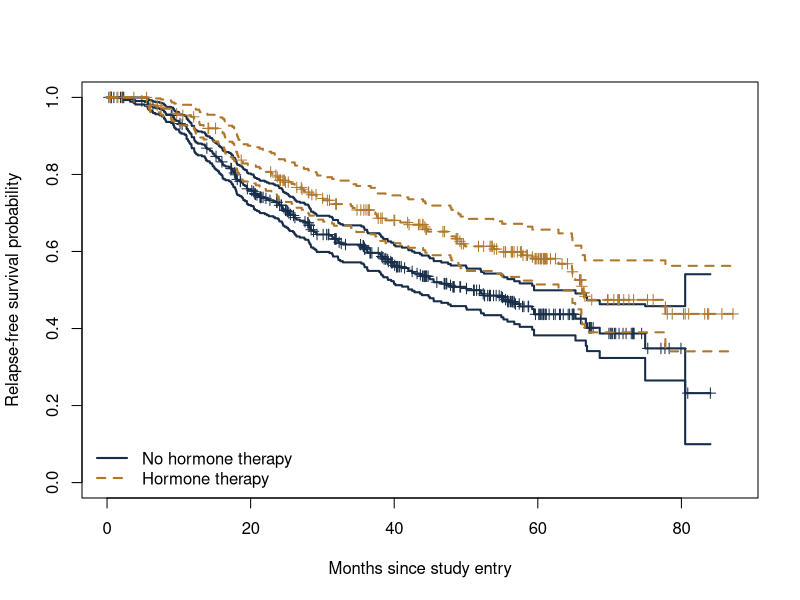
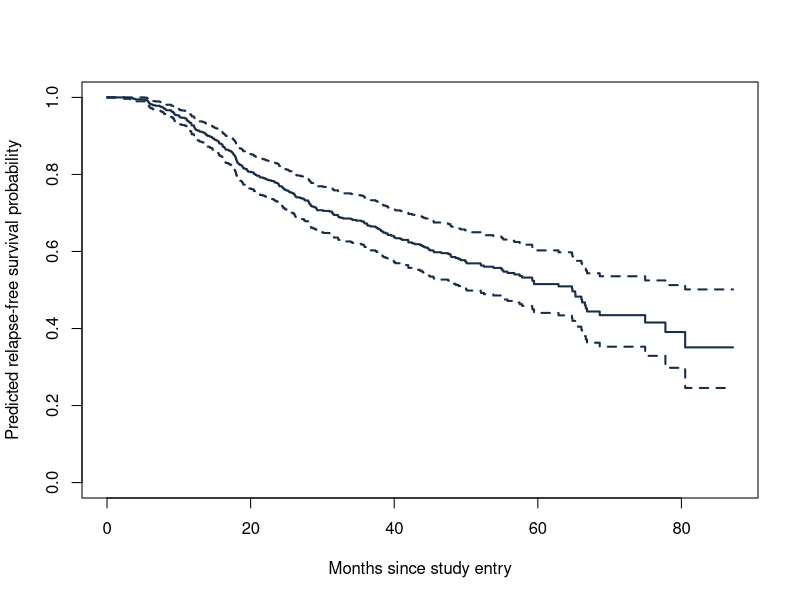
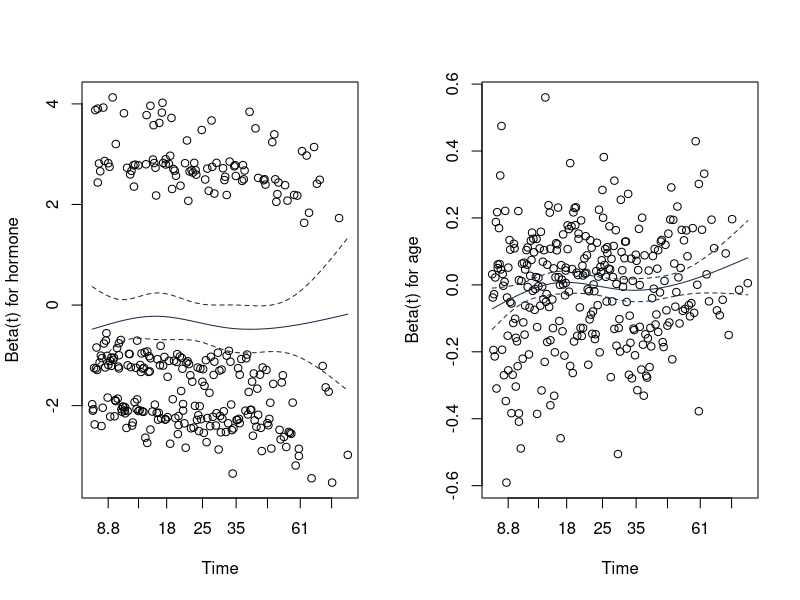
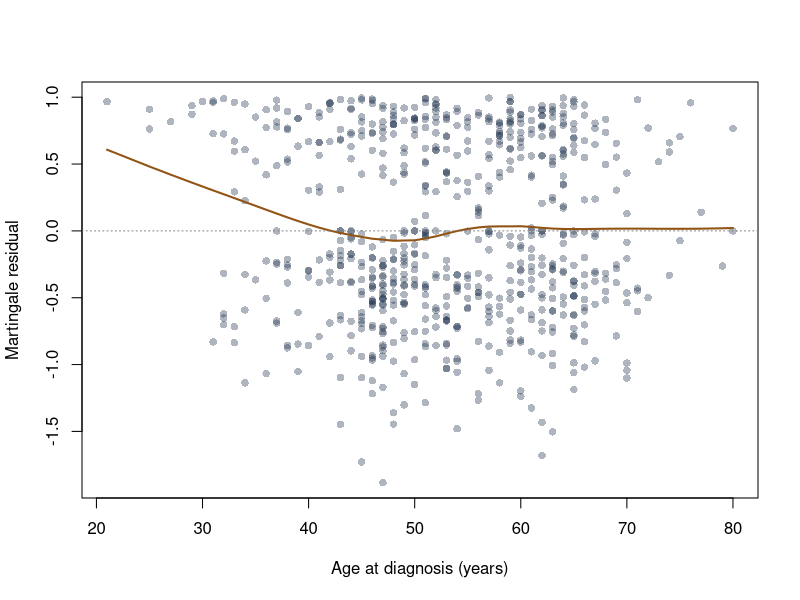

These figures' R source, in order:
## ---- chunk 1
#| label: small-follow-up-data
small <- data.frame(
  id = 1:5,
  time = c(5, 3, 8, 2, 6),
  status = c(1, 0, 1, 0, 1)
)
small
## ---- chunk 2
#| label: small-survival-object
library(survival)
Surv(small$time, small$status)
## ---- chunk 3
#| label: read-gbc
mortality <- read.table("data/gbc_mort.txt", header = TRUE)
gbc <- read.table("data/gbc.txt", header = TRUE)
head(mortality[, c("id", "time", "status", "hormone", "age")])
## ---- chunk 4
#| label: gbc-dimensions
c(
  mortality_rows = nrow(mortality),
  event_history_rows = nrow(gbc),
  patients = length(unique(gbc$id)),
  observed_deaths = sum(mortality$status == 1)
)
## ---- chunk 5
#| label: one-patient-history
gbc[gbc$id == 3, c("id", "time", "status")]
## ---- chunk 6
#| label: construct-rfs
ordered_records <- gbc[order(gbc$id, gbc$time, gbc$status == 0), ]
rfs <- ordered_records[!duplicated(ordered_records$id), ]
rfs$event <- as.integer(rfs$status > 0)
head(rfs[, c("id", "time", "status", "event")])
## ---- chunk 7
#| label: check-rfs
c(patients = nrow(rfs), events = sum(rfs$event))
anyDuplicated(rfs$id)
## ---- chunk 8
#| label: label-rfs
rfs$hormone <- factor(rfs$hormone, levels = c(1, 2),
                      labels = c("No", "Yes"))
rfs$meno <- factor(rfs$meno, levels = c(1, 2),
                   labels = c("Pre", "Post"))
rfs$grade <- factor(rfs$grade, levels = c(1, 2, 3),
                    labels = c("I", "II", "III"))
table(rfs$hormone, rfs$event)
## ---- chunk 9
#| label: mortality-exercise
sum(mortality$status == 1)
## ---- chunk 10
#| label: fit-km
km_fit <- survfit(Surv(time, event) ~ hormone, data = rfs)
km_fit
## ---- chunk 11
#| label: km-landmarks
summary(km_fit, times = c(12, 36, 60))
## ---- chunk 12
#| label: fig-standard-km
#| fig-width: 8
#| fig-height: 5
#| fig-cap: "Kaplan–Meier relapse-free survival estimates. Fine lines give pointwise 95% confidence limits; tick marks indicate censoring."
plot(km_fit,
     xlab = "Months since study entry",
     ylab = "Relapse-free survival probability",
     ylim = c(0, 1),
     col = c("#172d49", "#b0772b"), lty = c(1, 2),
     lwd = 2, conf.int = TRUE, mark.time = TRUE)
legend("bottomleft", legend = c("No hormone therapy", "Hormone therapy"),
       col = c("#172d49", "#b0772b"), lty = c(1, 2), lwd = 2,
       bty = "n")
## ---- chunk 13
#| label: logrank
logrank_fit <- survdiff(Surv(time, event) ~ hormone, data = rfs)
logrank_fit
## ---- chunk 14
#| label: logrank-pvalue
pchisq(logrank_fit$chisq,
       df = length(logrank_fit$n) - 1,
       lower.tail = FALSE)
## ---- chunk 15
#| label: stratified-logrank
survdiff(Surv(time, event) ~ hormone + strata(meno), data = rfs)
## ---- chunk 16
#| label: fit-cox
cox_fit <- coxph(
  Surv(time, event) ~ hormone + meno + age + grade + size + prog + estrg,
  data = rfs, x = TRUE
)
summary(cox_fit)
## ---- chunk 17
#| label: size-contrast
exp(10 * coef(cox_fit)["size"])
## ---- chunk 18
#| label: extract-cox-results
round(cbind(
  hazard_ratio = exp(coef(cox_fit)),
  exp(confint(cox_fit))
), 3)
## ---- chunk 19
#| label: prediction-profile
new_patient <- data.frame(
  hormone = factor("No", levels = levels(rfs$hormone)),
  meno = factor("Pre", levels = levels(rfs$meno)),
  age = 45,
  grade = factor("II", levels = levels(rfs$grade)),
  size = 20,
  prog = 100,
  estrg = 100
)
new_patient
## ---- chunk 20
#| label: cox-prediction
predicted_survival <- survfit(cox_fit, newdata = new_patient)
summary(predicted_survival, times = c(12, 36, 60))
## ---- chunk 21
#| label: fig-cox-prediction
#| fig-width: 8
#| fig-height: 5
#| fig-cap: "Model-based relapse-free survival for the specified profile, with pointwise confidence limits."
plot(predicted_survival,
     xlab = "Months since study entry",
     ylab = "Predicted relapse-free survival probability",
     ylim = c(0, 1), col = "#172d49", lwd = 2,
     conf.int = TRUE)
## ---- chunk 22
#| label: ph-test
ph_test <- cox.zph(cox_fit)
ph_test
## ---- chunk 23
#| label: fig-ph-diagnostics
#| fig-width: 9
#| fig-height: 4.5
#| fig-cap: "Coefficient patterns over time for hormone therapy and age. A horizontal pattern is consistent with proportional hazards."
old_par <- par(mfrow = c(1, 2))
plot(ph_test, var = 1, se = TRUE, col = "#172d49")
plot(ph_test, var = 3, se = TRUE, col = "#172d49")
par(old_par)
## ---- chunk 24
#| label: fig-age-residuals
#| fig-width: 8
#| fig-height: 5
#| fig-cap: "Exploring the age pattern with martingale residuals from a model without age."
fit_without_age <- update(cox_fit, . ~ . - age)
m <- residuals(fit_without_age, type = "martingale")
plot(rfs$age, m,
     xlab = "Age at diagnosis (years)",
     ylab = "Martingale residual", pch = 16,
     col = grDevices::adjustcolor("#172d49", alpha.f = 0.35))
lines(lowess(rfs$age, m), col = "#925415", lwd = 2)
abline(h = 0, lty = 3, col = "grey50")
## ---- chunk 25
#| label: revise-cox
revised_fit <- coxph(
  Surv(time, event) ~ hormone + meno + splines::ns(age, df = 3) +
    size + prog + estrg + strata(grade),
  data = rfs, x = TRUE
)
cox.zph(revised_fit)
